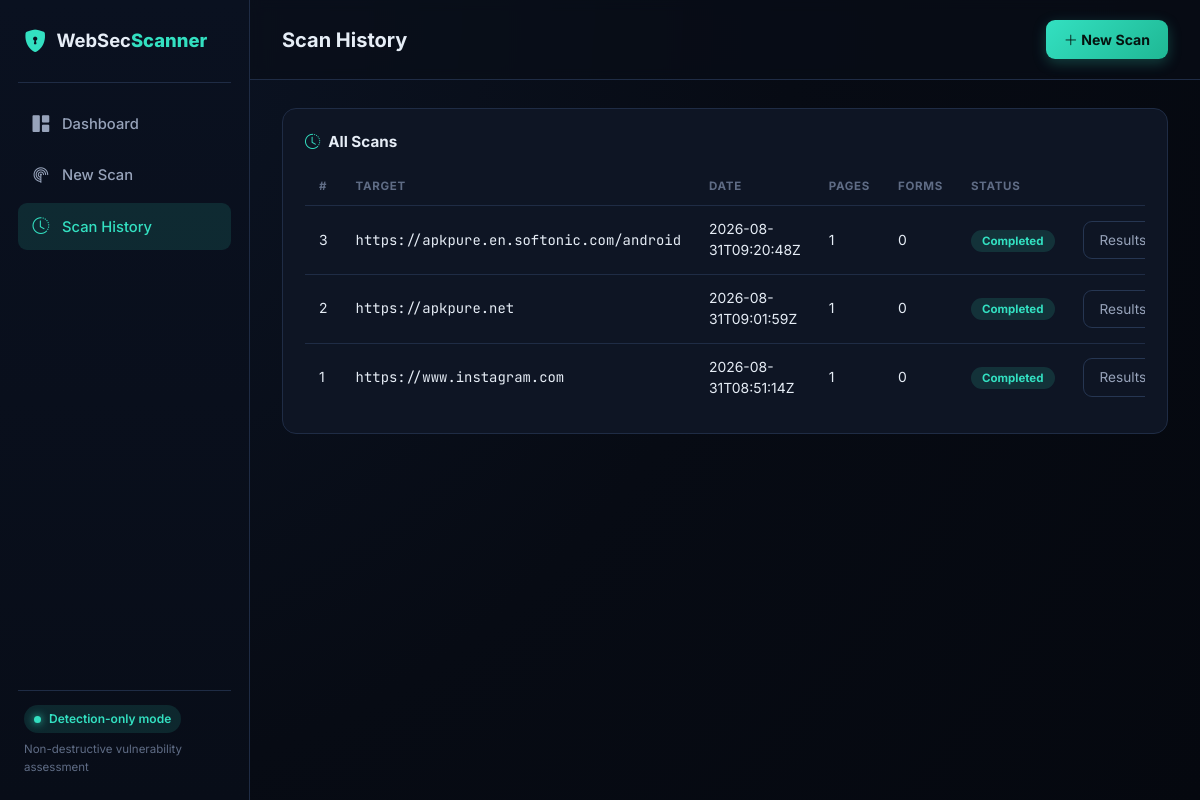
The app's page /history with its own data.
### tables this page shows
CREATE TABLE scans (
                id INTEGER PRIMARY KEY AUTOINCREMENT,
                target TEXT NOT NULL,
                date TEXT NOT NULL,
                status TEXT NOT NULL DEFAULT 'Queued',
                pages_discovered INTEGER DEFAULT 0,
                forms_discovered INTEGER DEFAULT 0,
                current_step TEXT DEFAULT '',
                progress INTEGER DEFAULT 0,
                error TEXT
            );

### app.py (the view)
@app.route("/history")
def history():
    scans = db.get_all_scans()
    return render_template("history.html", scans=scans)

### database/db.py (called while the page is built)
@contextmanager
def get_connection():
    conn = sqlite3.connect(DB_PATH)
    conn.row_factory = sqlite3.Row
    conn.execute("PRAGMA foreign_keys = ON")
    try:
        yield conn
        conn.commit()
    finally:
        conn.close()

def get_all_scans(limit: int = 100):
    with get_connection() as conn:
        rows = conn.execute(
            "SELECT * FROM scans ORDER BY id DESC LIMIT ?", (limit,)
        ).fetchall()
        return [dict(r) for r in rows]

### templates/history.html (shortened to what this page needs)
{% extends "base.html" %}
{% block page_title %}Scan History{% endblock %}
{% block content %}
<div class="panel">
  <div class="section-heading"><i class="bi bi-clock-history"></i> All Scans</div>
  {% if scans %}
  <div class="table-responsive">
    <table class="table-sec">
      <thead>
        <tr>
          <th>#</th>
          <th>Target</th>
          <th>Date</th>
          <th>Pages</th>
          <th>Forms</th>
          <th>Status</th>
          <th></th>
        </tr>
      </thead>
      <tbody>
        {% for scan in scans %}
        <tr>
          <td class="text-muted-sec">{{ scan.id }}</td>
          <td class="mono">{{ scan.target }}</td>
          <td class="text-muted-sec">{{ scan.date }}</td>
          <td>{{ scan.pages_discovered }}</td>
          <td>{{ scan.forms_discovered }}</td>
          <td><span class="badge-status {{ scan.status }}">{{ scan.status }}</span></td>
          <td>
            {% if scan.status == 'Running' %}
              <a href="{{ url_for('scan_progress', scan_id=scan.id) }}" class="btn btn-outline-sec btn-sm">Watch</a>
            {% else %}
              <a href="{{ url_for('results', scan_id=scan.id) }}" class="btn btn-outline-sec btn-sm">Results</a>
            {% endif %}
          </td>
        </tr>
        {% endfor %}
      </tbody>
    </table>
  </div>
  {% else %}
  <div class="empty-state">
    <i class="bi bi-inbox"></i>
    <p>No scans have been run yet.</p>
    <a href="{{ url_for('new_scan') }}" class="btn btn-primary-scan">Run Your First Scan</a>
  </div>
  {% endif %}
</div>
{% endblock %}

### static/css/style.css (style rules this page uses)
:root { --bg-deep: #070b14; --bg-panel: #0e1524; --bg-panel-alt: #121b2d; --bg-elevated: #162033; --border-subtle: #1f2c45; --border-soft: #263652; --text-primary: #e6edf6; --text-secondary: #97a3ba; --text-muted: #5f6c85; --accent: #33e0c1; --accent-soft: rgba(51, 224, 193, 0.12); --accent-blue: #4f8cff; --sev-high: #ff5470; --sev-high-bg: rgba(255, 84, 112, 0.12); --sev-medium: #ffa94d; --sev-medium-bg: rgba(255, 169, 77, 0.12); --sev-low: #ffd43b; --sev-low-bg: rgba(255, 212, 59, 0.12); --sev-info: #4f8cff; --sev-info-bg: rgba(79, 140, 255, 0.12); --radius: 14px; --radius-sm: 9px; }
* { box-sizing: border-box; }
body { background: radial-gradient(circle at top left, #0c1526 0%, #070b14 55%, #05080f 100%); color: var(--text-primary); font-family: 'Inter', -apple-system, BlinkMacSystemFont, 'Segoe UI', sans-serif; min-height: 100vh; }
code, .mono { font-family: 'JetBrains Mono', monospace; }
.panel { background: var(--bg-panel); border: 1px solid var(--border-subtle); border-radius: var(--radius); padding: 22px; }
.badge-status { padding: 4px 11px; border-radius: 20px; font-size: 0.72rem; font-weight: 700; }
.badge-status.Completed { background: rgba(51, 224, 193, 0.14); color: var(--accent); }
.table-sec { width: 100%; border-collapse: separate; border-spacing: 0; }
.table-sec thead th { color: var(--text-muted); font-size: 0.72rem; text-transform: uppercase; letter-spacing: 0.06em; font-weight: 700; padding: 10px 14px; border-bottom: 1px solid var(--border-subtle); text-align: left; }
.table-sec tbody td { padding: 13px 14px; border-bottom: 1px solid var(--border-subtle); font-size: 0.87rem; color: var(--text-primary); vertical-align: middle; }
.table-sec tbody tr:last-child td { border-bottom: none; }
.btn-outline-sec { border: 1px solid var(--border-soft); color: var(--text-secondary); background: transparent; border-radius: 9px; font-size: 0.85rem; padding: 8px 16px; }
a { color: var(--accent-blue); }
.text-muted-sec { color: var(--text-muted); }
.section-heading { font-size: 0.95rem; font-weight: 700; color: var(--text-primary); margin-bottom: 14px; display: flex; align-items: center; gap: 8px; }
.section-heading i { color: var(--accent); }

### records on screen
scans: id "3", target "https://apkpure.en.softonic.com/android", date "2026-08-31T09:20:48Z", pages_discovered "1", forms_discovered "0", status "Completed"
scans: id "2", target "https://apkpure.net", date "2026-08-31T09:01:59Z", pages_discovered "1", forms_discovered "0", status "Completed"
scans: id "1", target "https://www.instagram.com", date "2026-08-31T08:51:14Z", pages_discovered "1", forms_discovered "0", status "Completed"
